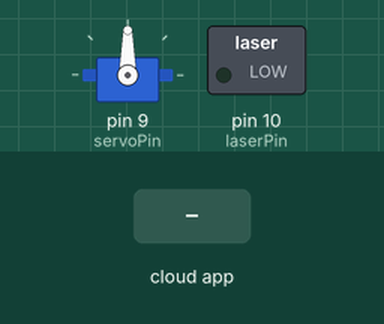
This sketch was run on a simulated Arduino Nano, built with avr-gcc and run on an emulated ATmega328P. Shown: servo, switched loads named in the sketch (green lamp = pin HIGH). The test bench sets the inputs (shaded band). The ROS host is connected and sends only what is stated.

Above: at 1.7 s.
1.8 s: the phone or cloud app sets dropper_open to 1
At 3.0 s:
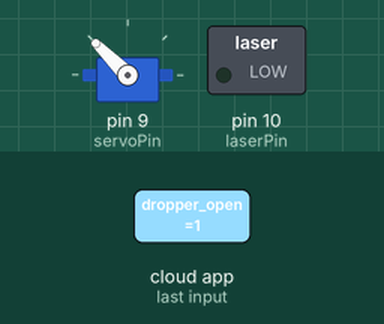
3.3 s: the phone or cloud app sets laser_on to 0
At 4.5 s:
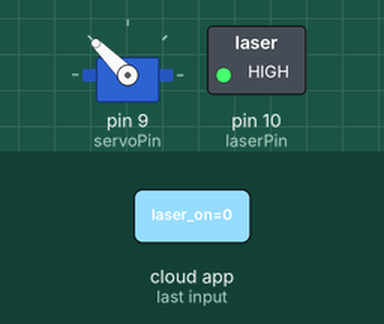
4.8 s: the phone or cloud app sets dropper_open to 0
At 5.8 s:
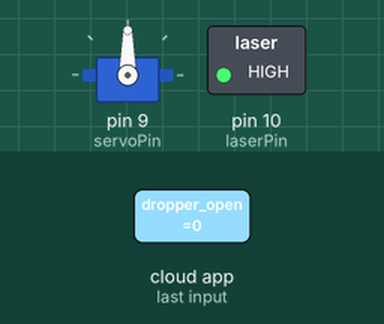
6.3 s: the phone or cloud app sets laser_on to 1
At 6.7 s:
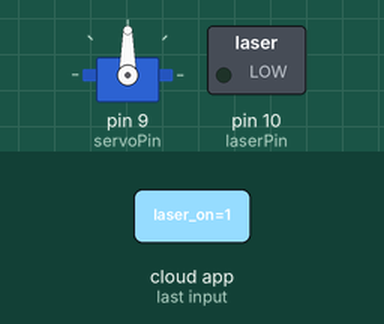
Timing chart, 0 to 8.8 s (numbered marks = the images above; inputs shaded):
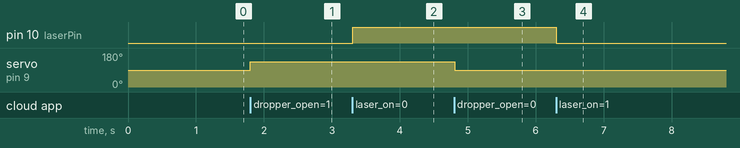

The sketch:

arduino.ino
```cpp
#include <ros.h>
#include <std_msgs/Bool.h>
#include <Servo.h>

ros::NodeHandle nh;

const int servoPin = 9;  // Nano D9 引脚
const int laserPin = 10; // 激光控制引脚

Servo myServo;

// 1. 舵机控制回调函数：true 为打开(135°)，false 为关闭(90°)
void servoCallback(const std_msgs::Bool& msg) {
  myServo.attach(servoPin);

  if (msg.data) {
    myServo.write(135);
    delay(600); // 确保物理到位
    nh.loginfo("Dropper Action: OPEN");
  } else {
    myServo.write(90);
    delay(600);
    nh.loginfo("Dropper Action: RESET/CLOSE");
  }

  myServo.detach(); // 待机不耗电
}

// 2. 激光控制回调函数：true 为亮，false 为灭
void laserCallback(const std_msgs::Bool &msg) {
  // msg.data 为 true 时，我们写入 LOW 来点亮低电平触发的激光
  if (msg.data) {
    digitalWrite(laserPin, LOW); // 反转：true 对应 LOW (开)
    nh.loginfo("Laser Status: ON");
  } else {
    digitalWrite(laserPin, HIGH); // 反转：false 对应 HIGH (关)
    nh.loginfo("Laser Status: OFF");
  }
}

// 声明两个独立的订阅者
ros::Subscriber<std_msgs::Bool> sub_servo("dropper_open", servoCallback);
ros::Subscriber<std_msgs::Bool> sub_laser("laser_on", laserCallback);

void setup() {
  pinMode(laserPin, OUTPUT);
  digitalWrite(laserPin, LOW);

  // 初始化舵机位置
  myServo.attach(servoPin);
  myServo.write(90);
  delay(500);
  myServo.detach();

  // 初始化 ROS 节点并注册两个话题
  nh.initNode();
  nh.subscribe(sub_servo);
  nh.subscribe(sub_laser);
}

void loop() {
  nh.spinOnce();
  delay(10); // 适度延时，保证串口通讯稳定
}
```

Measured:
- after the input at 1.8 s, servo on pin 9 (servoPin): 90° → 135° at once
- after the input at 3.3 s, pin 10 (laserPin): LOW → HIGH at once
- after the input at 4.8 s, servo on pin 9 (servoPin): 135° → 90° at once
- after the input at 6.3 s, pin 10 (laserPin): HIGH → LOW at once
